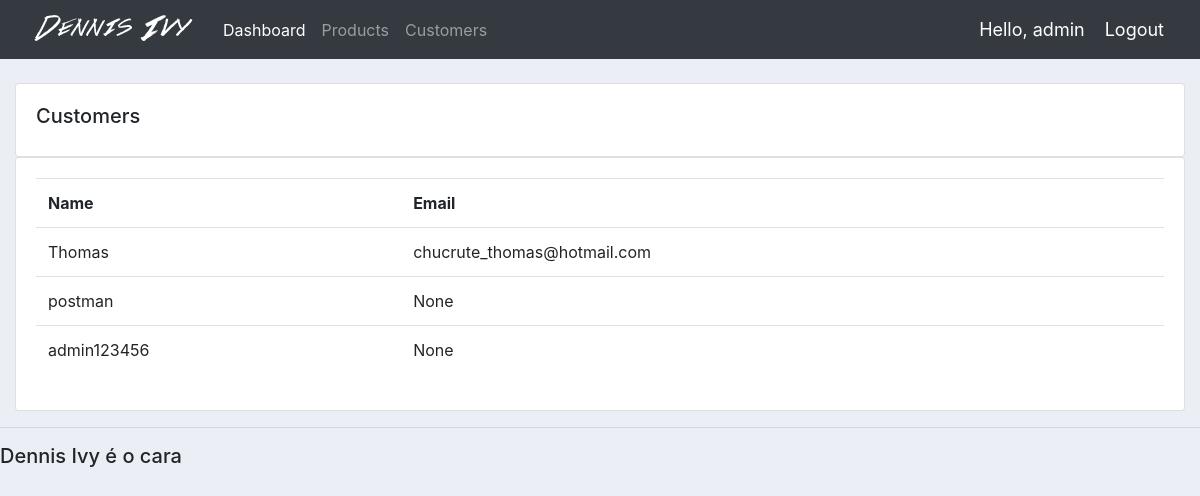
The page /customers/ (signed in) on the database its author committed.
### accounts/models.py (models this page shows, shortened)
class Customer(models.Model):
	auto_increment_id = models.AutoField(primary_key=True)
	name = models.CharField(max_length=200, default=None)
	email = models.CharField(max_length=200, null=True)
	date_created = models.DateTimeField(auto_now_add=True, null=True)

### accounts/views.py (the view)
# urls.py: path('customers/', views.customers, name='customers'),
@login_required(login_url='login')
def customers(request):
	customers = Customer.objects.all()
	return render(request,'accounts/customers.html',{'customers':customers})

### accounts/templates/accounts/customers.html
{%  extends 'accounts/main.html' %}
{% block content %}
		<br>
		<div class="row">
			<div class="col-md">
				<div class="card card-body">
					<h5>Customers</h5>
				</div>
				<div class="card card-body">
					<table class="table">
						<tr>
							<th>Name</th>
							<th>Email</th>
						</tr>
						{% for i in customers %}
							<tr>
								<td>{{i.name}}</td>
								<td>{{i.email}}</td>
							</tr>
						{% endfor %}
					</table>
				</div>
			</div>
		</div>
{% endblock content %}

### accounts/templates/accounts/navbar.html (shortened to what this page needs)
{% load static %}
<nav class="navbar navbar-expand-lg navbar-dark bg-dark">
 <img src="{% static 'images/logo.png' %}">
  <div class="collapse navbar-collapse" id="navbarNav">
    <ul class="navbar-nav">
      <li class="nav-item active">
        <a class="nav-link" href="{% url 'home' %}">Dashboard</a>
      </li>
      <li class="nav-item">
        <a class="nav-link" href="{% url 'products' %}">Products</a>
      </li>
      <li class="nav-item">
        <a class ="nav-link" href="{% url 'customers' %}">Customers</a>
      </li>
    </ul>
  </div>
  <span class="hello-msg">Hello, {{request.user}}</span>
  <span ><a  class="hello-msg" href="{% url 'logout' %}">Logout</a></span>
</nav>

### accounts/static/css/main.css (style rules this page uses)
body { background-color: #ebeff5; }

### accounts/templates/accounts/navbar.html (style rules this page uses)
.hello-msg { font-size: 18px; color: #fff; margin-right: 20px; }

### rows shown on the page
Customer: name "Thomas", email "chucrute_thomas@hotmail.com"
Customer: name "postman", email "None"
Customer: name "admin123456", email "None"

### other values the page prints
{{ request.user }} "admin"
